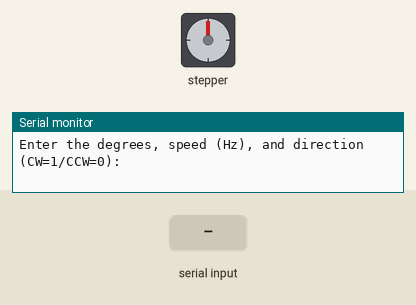
A sketch run on a simulated Arduino Uno, built with avr-gcc and run on an emulated ATmega328P. Parts: stepper motor, the last lines printed to the serial monitor. Wiring (inferred from the names in the program): stepper motor driver (200 steps per turn assumed): step pin 9; direction pin 8. Inputs (shaded band) come from the test bench.

Above: at 1.2 s.
1.3 s: "5\n" received over Serial
At 2.7 s:
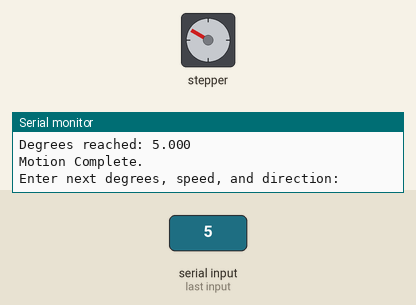
3.0 s: "200\n" received over Serial
At 5.2 s:
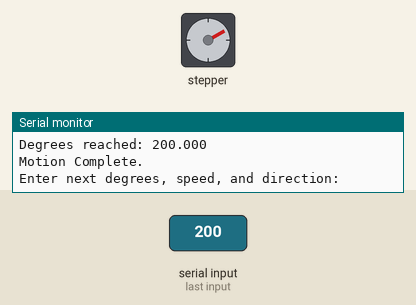
6.0 s: "1,90\n" received over Serial
At 6.6 s:
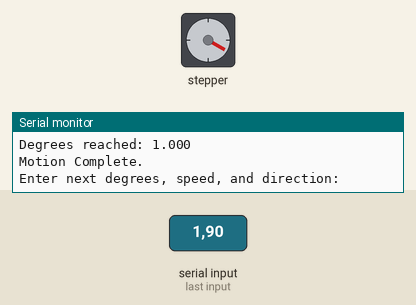
7.5 s: "1,90,45\n" received over Serial
At 7.8 s:
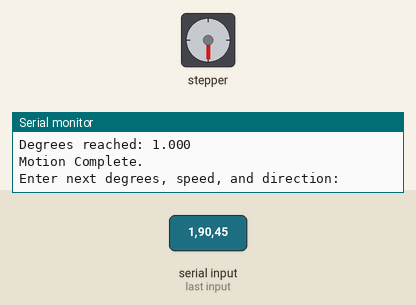
9.0 s: "1,90\n" received over Serial
At 10.1 s:
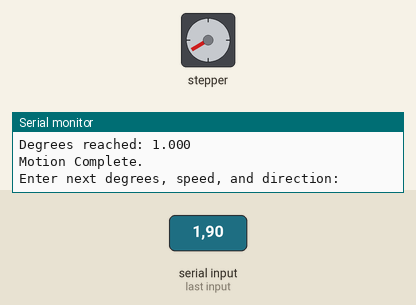
10.5 s: "1,90,45\n" received over Serial
At 11.3 s:
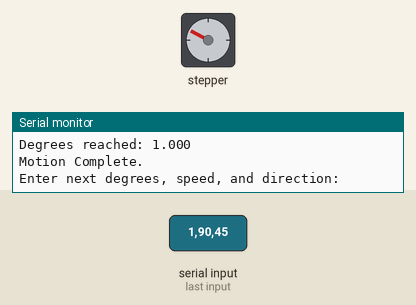
Timing chart, 0 to 13.0 s (numbered marks = the images above; inputs shaded):
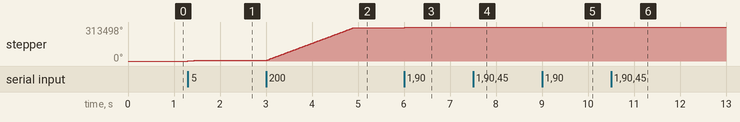

Measured:
- after the input at 1.3 s, stepper: turns 7500° clockwise in 0.21 s, starting at once
- after the input at 3.0 s, stepper: turns 300001° clockwise in 1.9 s, starting at once
- after the input at 6.0 s, stepper: goes 307504° 0.01 s, then 309000°, starting at once
- after the input at 7.5 s, stepper: goes 309004° 0.01 s, then 310500°, starting at once
- after the input at 9.0 s, stepper: goes 310503° 0.01 s, then 311999°, starting at once
- after the input at 10.5 s, stepper: goes 312003° 0.01 s, then 313498°, starting at once

The sketch:

MOTOR_PULSE.ino
```cpp
#define STEPS_PER_DEGREE (300000.0 / 360.0)  // Equals exactly 833.3333333
// Pin definitions
const int stepPin = 9;       // Step signal pin
const int dirPin = 8;        // Direction signal pin

unsigned long int steps;     // Total steps to move
double Degeree = 0;           // Degrees to move (including fractions)
int speed = 500;             // Speed in Hz
bool direction = true;       // Direction: true = CW, false = CCW

void setup() {
  // Initialize pins
  pinMode(stepPin, OUTPUT);
  pinMode(dirPin, OUTPUT);

  // Start serial communication
  Serial.begin(9600);
  Serial.println("Enter the degrees, speed (Hz), and direction (CW=1/CCW=0):");
}

void loop() {
  // Check if serial input is available
  if (Serial.available() > 0) {
    String input = Serial.readStringUntil('\n'); // Read input line
    parseInput(input); // Parse input values

    // Move the motor based on input
    setDirection(direction);
    moveDegeree(Degeree, speed);

    // Indicate completion
    Serial.println("Motion Complete.");
    Serial.println("Enter next degrees, speed, and direction:");
  }
}

// Function to set direction
void setDirection(bool clockwise) {
  digitalWrite(dirPin, clockwise ? HIGH : LOW); // HIGH for CW, LOW for CCW
}

// Function to move a specified number of degrees
void moveDegeree(double Degeree, int speed) {
  // Scale degrees to steps
  steps = round(Degeree *STEPS_PER_DEGREE);  // 8333 steps per 0.1 degree
  int stepDelay = 60000000 / (speed * 300000); // Step delay for given speed

  // Perform steps
  for (unsigned long int i = 0; i < steps; i++) {
    digitalWrite(stepPin, HIGH);
    delayMicroseconds(stepDelay / 2); // High pulse
    digitalWrite(stepPin, LOW);
    delayMicroseconds(stepDelay / 2); // Low pulse
  }

  // Output results
  Serial.print("Steps reached: ");
  Serial.println(steps);
  Serial.print("Degrees reached: ");
  Serial.println((double)steps /STEPS_PER_DEGREE,3); // Convert steps back to degrees
}

// Function to parse input from serial monitor
void parseInput(String input) {
  input.trim(); // Remove any extra spaces or newlines

  // Split the input into tokens
  int firstComma = input.indexOf(',');
  int secondComma = input.indexOf(',', firstComma + 1);

  // Extract and convert the values
  Degeree = input.substring(0, firstComma).toDouble();
  speed = input.substring(firstComma + 1, secondComma).toInt();
  direction = input.substring(secondComma + 1).toInt();

  // Debugging output
  Serial.print("Parsed Degrees: ");
  Serial.println(Degeree,3);
  Serial.print("Parsed Speed: ");
  Serial.println(speed);
  Serial.print("Parsed Direction: ");
  Serial.println(direction ? "CW" : "CCW");
}
```
